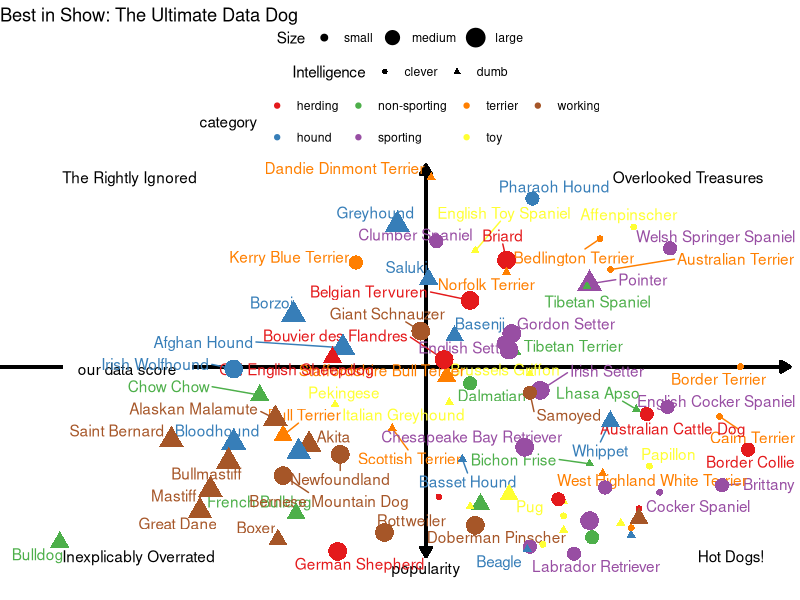

Recreate this plot in R.
library(dplyr)
library(tidyverse)
install.packages("ggrepel")
library(ggrepel)

sheet1 = readxl::read_xlsx('KIB - Best in Show (public).xlsx', sheet='Best in show')
sheet2 = readxl::read_xlsx('KIB - Best in Show (public).xlsx', sheet='Best in show full sheet')

sheet2 = sheet2[-c(1:3),]
sheet2 = sheet2[,-c(2,4)]
names(sheet2)[1:5] = c("breed","category","score","pop_score1","pop_score2")
names(sheet2)[10] = "intel_rank"
names(sheet2)[30] = "sizes"
sheet2$score = as.numeric(sheet2$score)
sheet2$pop_score1 = as.numeric(sheet2$pop_score1)
sheet2$pop_score2 = as.numeric(sheet2$pop_score2)
sheet2$intel_rank = as.numeric(sheet2$intel_rank)
sheet2$sizes = factor(as.factor(sheet2$sizes), levels= c("small","medium","large"))
sheet2$category = as.factor(sheet2$category)
sheet2 = sheet2[!(is.na(sheet2$category)),]
sheet2["intelligence"] = "clever"
sheet2$intelligence[sheet2$intel_rank < 0.50] = "dumb"
sheet2["pop"] = 0 - sheet2$pop_score1
sheet2 = sheet2 %>%
  subset(select=c(1:3,74,39,75,4:5,10,30,6:9,11:29,31:38,40:73))
                              
xmid = 2.4
ymid = -80

p = sheet2 %>%
  ggplot(aes(x=score,y= pop, shape=intelligence, color=category)) +
  
  geom_segment(x = xmid, y = -165, xend = xmid, yend = 0, arrow=arrow(length=unit(.1,"inches"),ends="both",type="closed"), size=1, color="black") +
  geom_segment(x = 1.5, y = ymid, xend = 3.8, yend = ymid, arrow=arrow(length=unit(.1,"inches"),ends="last",type="closed"), size=1, color="black") +
  geom_segment(x = 0, y = ymid, xend = 1, yend = ymid, size=1,color="black") +
  
  annotate("text", x = 1, y = 0,label= "Inexplicably Overrated",hjust=0) +
  annotate("text", x = 3.7, y = 0, label = "Hot Dogs!",hjust=1) +
  annotate("text",x=1,y=-160,label="The Rightly Ignored",hjust=0) +
  annotate("text", x=3.7, y=-160,label="Overlooked Treasures",hjust=1) +
  
  annotate("text",x = 1.25,y=ymid+1,label= "our data score") +
  annotate("text",x = xmid,y=5,label= "popularity") +
  
  coord_cartesian(xlim=c(0.9,3.7),ylim=c(10,-160)) +
  
  geom_text_repel(aes(label=breed), show.legend =F) +
  geom_point(aes(shape=intelligence, size=sizes)) +
  
  labs(title= "Best in Show: The Ultimate Data Dog") +
  
  scale_color_discrete(name = c("")) +
  scale_color_brewer(palette = "Set1") +
  scale_shape_discrete(name="Intelligence") +
  scale_size_discrete(name="Size") +
  
  theme_void() +
  
  theme(
    legend.position = "top",
    legend.box = "vertical"
  )
  
p

